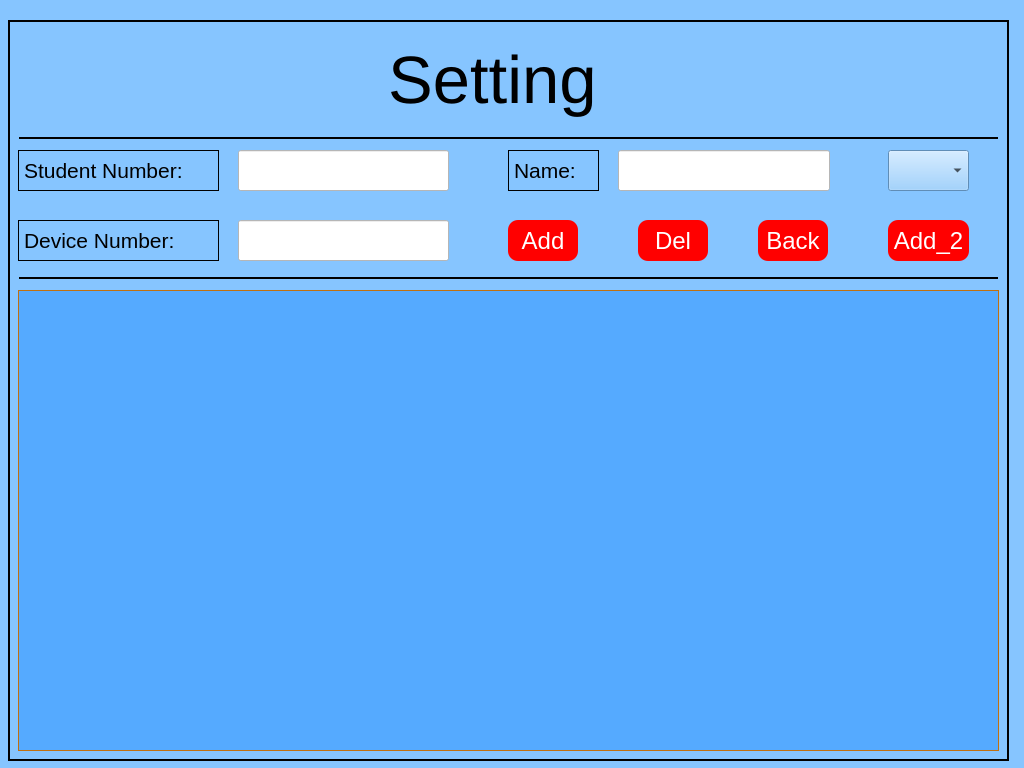
<?xml version="1.0" encoding="UTF-8"?>
<ui version="4.0">
 <class>Student_Setting</class>
 <widget class="QDialog" name="Student_Setting">
  <property name="geometry">
   <rect>
    <x>0</x>
    <y>0</y>
    <width>1024</width>
    <height>768</height>
   </rect>
  </property>
  <property name="windowTitle">
   <string>Dialog</string>
  </property>
  <property name="styleSheet">
   <string notr="true">background-color: rgb(134, 197, 255);</string>
  </property>
  <widget class="QFrame" name="frame_4">
   <property name="geometry">
    <rect>
     <x>8</x>
     <y>20</y>
     <width>1001</width>
     <height>741</height>
    </rect>
   </property>
   <property name="frameShape">
    <enum>QFrame::Box</enum>
   </property>
   <property name="frameShadow">
    <enum>QFrame::Plain</enum>
   </property>
   <property name="lineWidth">
    <number>2</number>
   </property>
   <widget class="QPushButton" name="pushButton_back">
    <property name="geometry">
     <rect>
      <x>750</x>
      <y>200</y>
      <width>70</width>
      <height>41</height>
     </rect>
    </property>
    <property name="font">
     <font>
      <family>Arial</family>
      <pointsize>18</pointsize>
      <weight>50</weight>
      <bold>false</bold>
     </font>
    </property>
    <property name="styleSheet">
     <string notr="true">color:rgb(255,255,255);
	border-radius:10px;
	
background-color: rgb(255, 0, 0);
	font-family:Arial;</string>
    </property>
    <property name="text">
     <string>Back</string>
    </property>
   </widget>
   <widget class="QTableView" name="tableView">
    <property name="geometry">
     <rect>
      <x>10</x>
      <y>270</y>
      <width>981</width>
      <height>461</height>
     </rect>
    </property>
    <property name="styleSheet">
     <string notr="true">QTableView{  
    color: rgb(0, 0, 0);  
    border: 1px solid #C07010;          /*边框颜色*/  
    gridline-color:#C07010;             /*grid线颜色*/  
    background-color: rgb(85, 170, 255);  
    alternate-background-color: rgb(200, 200, 200); /*行交替颜色*/  
    selection-background-color: rgb(130, 190, 100); /*选中行背景颜色*/  
}  
  
QTableView::item:!alternate:!selected{  
    background-color: rgb(220, 220, 220);    /*交替行的另一颜色*/  
}  

QTableView QHeaderView::section { 
background-color:rgb(85, 170, 255)
}</string>
    </property>
   </widget>
   <widget class="Line" name="line">
    <property name="geometry">
     <rect>
      <x>11</x>
      <y>250</y>
      <width>979</width>
      <height>16</height>
     </rect>
    </property>
    <property name="frameShadow">
     <enum>QFrame::Plain</enum>
    </property>
    <property name="lineWidth">
     <number>2</number>
    </property>
    <property name="orientation">
     <enum>Qt::Horizontal</enum>
    </property>
   </widget>
   <widget class="QLabel" name="label_9">
    <property name="geometry">
     <rect>
      <x>380</x>
      <y>10</y>
      <width>281</width>
      <height>100</height>
     </rect>
    </property>
    <property name="font">
     <font>
      <pointsize>50</pointsize>
     </font>
    </property>
    <property name="text">
     <string>Setting</string>
    </property>
   </widget>
   <widget class="Line" name="line_2">
    <property name="geometry">
     <rect>
      <x>11</x>
      <y>110</y>
      <width>979</width>
      <height>16</height>
     </rect>
    </property>
    <property name="frameShadow">
     <enum>QFrame::Plain</enum>
    </property>
    <property name="lineWidth">
     <number>2</number>
    </property>
    <property name="orientation">
     <enum>Qt::Horizontal</enum>
    </property>
   </widget>
   <widget class="QPushButton" name="pushButton_delete">
    <property name="geometry">
     <rect>
      <x>630</x>
      <y>200</y>
      <width>70</width>
      <height>41</height>
     </rect>
    </property>
    <property name="font">
     <font>
      <family>Arial</family>
      <pointsize>18</pointsize>
      <weight>50</weight>
      <bold>false</bold>
     </font>
    </property>
    <property name="styleSheet">
     <string notr="true">color:rgb(255,255,255);
	border-radius:10px;
	
background-color: rgb(255, 0, 0);
	font-family:Arial;</string>
    </property>
    <property name="text">
     <string>Del</string>
    </property>
   </widget>
   <widget class="QPushButton" name="pushButton_add">
    <property name="geometry">
     <rect>
      <x>500</x>
      <y>200</y>
      <width>70</width>
      <height>41</height>
     </rect>
    </property>
    <property name="font">
     <font>
      <family>Arial</family>
      <pointsize>18</pointsize>
      <weight>50</weight>
      <bold>false</bold>
     </font>
    </property>
    <property name="styleSheet">
     <string notr="true">color:rgb(255,255,255);
	border-radius:10px;
	
background-color: rgb(255, 0, 0);
	font-family:Arial;
</string>
    </property>
    <property name="text">
     <string>Add</string>
    </property>
   </widget>
   <widget class="QPushButton" name="pushButton_add1">
    <property name="geometry">
     <rect>
      <x>880</x>
      <y>200</y>
      <width>81</width>
      <height>41</height>
     </rect>
    </property>
    <property name="font">
     <font>
      <family>Arial</family>
      <pointsize>18</pointsize>
      <weight>50</weight>
      <bold>false</bold>
     </font>
    </property>
    <property name="styleSheet">
     <string notr="true">color:rgb(255,255,255);
	border-radius:10px;
	
background-color: rgb(255, 0, 0);
	font-family:Arial;</string>
    </property>
    <property name="text">
     <string>Add_2</string>
    </property>
   </widget>
   <widget class="QLineEdit" name="lineEdit_id">
    <property name="geometry">
     <rect>
      <x>230</x>
      <y>130</y>
      <width>211</width>
      <height>41</height>
     </rect>
    </property>
    <property name="styleSheet">
     <string notr="true">background-color: rgb(255, 255, 255);
font: 14pt &quot;Sans Serif&quot;;</string>
    </property>
   </widget>
   <widget class="QLabel" name="label">
    <property name="geometry">
     <rect>
      <x>10</x>
      <y>130</y>
      <width>201</width>
      <height>41</height>
     </rect>
    </property>
    <property name="font">
     <font>
      <pointsize>16</pointsize>
     </font>
    </property>
    <property name="frameShape">
     <enum>QFrame::Box</enum>
    </property>
    <property name="text">
     <string>Student Number:</string>
    </property>
   </widget>
   <widget class="QLineEdit" name="lineEdit_name">
    <property name="geometry">
     <rect>
      <x>610</x>
      <y>130</y>
      <width>212</width>
      <height>41</height>
     </rect>
    </property>
    <property name="styleSheet">
     <string notr="true">background-color: rgb(255, 255, 255);</string>
    </property>
   </widget>
   <widget class="QLabel" name="label_2">
    <property name="geometry">
     <rect>
      <x>500</x>
      <y>130</y>
      <width>91</width>
      <height>41</height>
     </rect>
    </property>
    <property name="font">
     <font>
      <pointsize>16</pointsize>
     </font>
    </property>
    <property name="frameShape">
     <enum>QFrame::Box</enum>
    </property>
    <property name="text">
     <string>Name:</string>
    </property>
   </widget>
   <widget class="QLineEdit" name="lineEdit_device">
    <property name="geometry">
     <rect>
      <x>230</x>
      <y>200</y>
      <width>211</width>
      <height>41</height>
     </rect>
    </property>
    <property name="styleSheet">
     <string notr="true">background-color: rgb(255, 255, 255);</string>
    </property>
   </widget>
   <widget class="QLabel" name="label_3">
    <property name="geometry">
     <rect>
      <x>10</x>
      <y>200</y>
      <width>201</width>
      <height>41</height>
     </rect>
    </property>
    <property name="font">
     <font>
      <pointsize>16</pointsize>
     </font>
    </property>
    <property name="frameShape">
     <enum>QFrame::Box</enum>
    </property>
    <property name="text">
     <string>Device Number:</string>
    </property>
   </widget>
   <widget class="QComboBox" name="comboBox">
    <property name="geometry">
     <rect>
      <x>880</x>
      <y>130</y>
      <width>81</width>
      <height>41</height>
     </rect>
    </property>
   </widget>
  </widget>
  <widget class="QPushButton" name="pushButton_delete_2">
   <property name="geometry">
    <rect>
     <x>1414</x>
     <y>76</y>
     <width>110</width>
     <height>60</height>
    </rect>
   </property>
   <property name="font">
    <font>
     <family>Arial</family>
     <pointsize>18</pointsize>
     <weight>50</weight>
     <bold>false</bold>
    </font>
   </property>
   <property name="styleSheet">
    <string notr="true">color:rgb(255,255,255);
	border-radius:6px;
	background-color:rgb(85, 170, 255);
color: rgb(0, 0, 0);
	font-family:Arial;
</string>
   </property>
   <property name="text">
    <string>删除</string>
   </property>
  </widget>
 </widget>
 <resources/>
 <connections/>
</ui>
